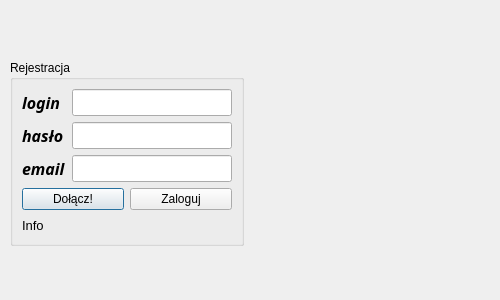
<?xml version="1.0" encoding="UTF-8"?>
<ui version="4.0">
 <class>register_window</class>
 <widget class="QDialog" name="register_window">
  <property name="geometry">
   <rect>
    <x>0</x>
    <y>0</y>
    <width>500</width>
    <height>300</height>
   </rect>
  </property>
  <property name="minimumSize">
   <size>
    <width>500</width>
    <height>300</height>
   </size>
  </property>
  <property name="maximumSize">
   <size>
    <width>500</width>
    <height>300</height>
   </size>
  </property>
  <property name="windowTitle">
   <string>Dialog</string>
  </property>
  <widget class="QGroupBox" name="groupBox">
   <property name="geometry">
    <rect>
     <x>10</x>
     <y>60</y>
     <width>234</width>
     <height>186</height>
    </rect>
   </property>
   <property name="title">
    <string>Rejestracja</string>
   </property>
   <layout class="QGridLayout" name="gridLayout_3">
    <item row="0" column="0">
     <layout class="QGridLayout" name="gridLayout_2">
      <item row="0" column="0">
       <layout class="QGridLayout" name="gridLayout">
        <item row="1" column="1">
         <widget class="QLineEdit" name="add_password_r">
          <property name="font">
           <font>
            <pointsize>12</pointsize>
           </font>
          </property>
         </widget>
        </item>
        <item row="1" column="0">
         <widget class="QLabel" name="label_2">
          <property name="font">
           <font>
            <family>Candara</family>
            <pointsize>12</pointsize>
            <weight>75</weight>
            <italic>true</italic>
            <bold>true</bold>
           </font>
          </property>
          <property name="text">
           <string>hasło</string>
          </property>
         </widget>
        </item>
        <item row="2" column="0">
         <widget class="QLabel" name="label_3">
          <property name="font">
           <font>
            <family>Candara</family>
            <pointsize>12</pointsize>
            <weight>75</weight>
            <italic>true</italic>
            <bold>true</bold>
           </font>
          </property>
          <property name="text">
           <string>email</string>
          </property>
         </widget>
        </item>
        <item row="2" column="1">
         <widget class="QLineEdit" name="add_email_r">
          <property name="font">
           <font>
            <pointsize>12</pointsize>
           </font>
          </property>
         </widget>
        </item>
        <item row="0" column="1">
         <widget class="QLineEdit" name="add_login_r">
          <property name="font">
           <font>
            <pointsize>12</pointsize>
           </font>
          </property>
         </widget>
        </item>
        <item row="0" column="0">
         <widget class="QLabel" name="label">
          <property name="font">
           <font>
            <family>Candara</family>
            <pointsize>12</pointsize>
            <weight>75</weight>
            <italic>true</italic>
            <bold>true</bold>
           </font>
          </property>
          <property name="text">
           <string>login</string>
          </property>
         </widget>
        </item>
       </layout>
      </item>
      <item row="1" column="0">
       <layout class="QHBoxLayout" name="horizontalLayout_3">
        <item>
         <widget class="QPushButton" name="register_button_r">
          <property name="cursor">
           <cursorShape>PointingHandCursor</cursorShape>
          </property>
          <property name="text">
           <string>Dołącz!</string>
          </property>
         </widget>
        </item>
        <item>
         <widget class="QPushButton" name="login_button_r">
          <property name="cursor">
           <cursorShape>PointingHandCursor</cursorShape>
          </property>
          <property name="text">
           <string>Zaloguj</string>
          </property>
         </widget>
        </item>
       </layout>
      </item>
     </layout>
    </item>
    <item row="1" column="0">
     <widget class="QLabel" name="result_r">
      <property name="font">
       <font>
        <pointsize>10</pointsize>
       </font>
      </property>
      <property name="text">
       <string>Info</string>
      </property>
     </widget>
    </item>
   </layout>
  </widget>
 </widget>
 <resources/>
 <connections/>
</ui>
